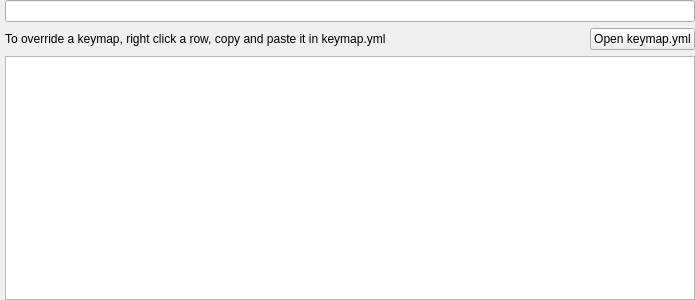
<?xml version="1.0" encoding="UTF-8"?>
<ui version="4.0">
 <class>KeymapConfigView</class>
 <widget class="QWidget" name="KeymapConfigView">
  <property name="geometry">
   <rect>
    <x>0</x>
    <y>0</y>
    <width>695</width>
    <height>300</height>
   </rect>
  </property>
  <layout class="QVBoxLayout" name="rootLayout">
   <property name="spacing">
    <number>6</number>
   </property>
   <property name="leftMargin">
    <number>5</number>
   </property>
   <property name="topMargin">
    <number>0</number>
   </property>
   <property name="rightMargin">
    <number>0</number>
   </property>
   <property name="bottomMargin">
    <number>0</number>
   </property>
   <item>
    <widget class="QLineEdit" name="filterLine">
     <property name="clearButtonEnabled">
      <bool>true</bool>
     </property>
    </widget>
   </item>
   <item>
    <layout class="QHBoxLayout" name="horizontalLayout">
     <item>
      <widget class="QLabel" name="label">
       <property name="text">
        <string>To override a keymap, right click a row, copy and paste it in keymap.yml</string>
       </property>
      </widget>
     </item>
     <item>
      <spacer name="horizontalSpacer">
       <property name="orientation">
        <enum>Qt::Horizontal</enum>
       </property>
       <property name="sizeHint" stdset="0">
        <size>
         <width>40</width>
         <height>20</height>
        </size>
       </property>
      </spacer>
     </item>
     <item>
      <widget class="QPushButton" name="openKeymapFileButton">
       <property name="text">
        <string>Open keymap.yml</string>
       </property>
      </widget>
     </item>
    </layout>
   </item>
   <item>
    <widget class="KeymapTableView" name="keymapTable">
     <property name="editTriggers">
      <set>QAbstractItemView::NoEditTriggers</set>
     </property>
     <property name="selectionMode">
      <enum>QAbstractItemView::SingleSelection</enum>
     </property>
     <property name="selectionBehavior">
      <enum>QAbstractItemView::SelectRows</enum>
     </property>
     <property name="sortingEnabled">
      <bool>true</bool>
     </property>
     <attribute name="verticalHeaderVisible">
      <bool>false</bool>
     </attribute>
    </widget>
   </item>
  </layout>
 </widget>
 <customwidgets>
  <customwidget>
   <class>KeymapTableView</class>
   <extends>QTableView</extends>
   <header>KeymapTableView.h</header>
  </customwidget>
 </customwidgets>
 <resources/>
 <connections/>
</ui>
